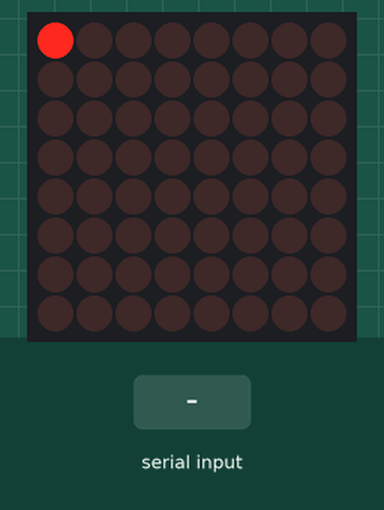
This sketch was run on a simulated Arduino Leonardo, built with avr-gcc and run on an emulated ATmega32U4. Parts: 8×8 LED matrix. Inputs (shaded band) come from the test bench. Random numbers use the default seed unless the sketch sets one; what the sketch prints to the serial monitor is not drawn.

Above: at 1.07 s.
1.3 s: "0" received over Serial
At 2.11 s:
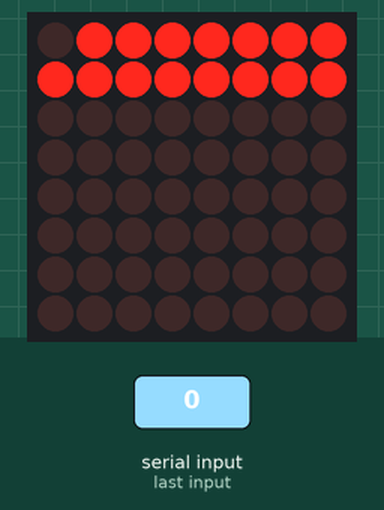
3.0 s: "s" received over Serial
4.6 s: "d" received over Serial
At 6.14 s:
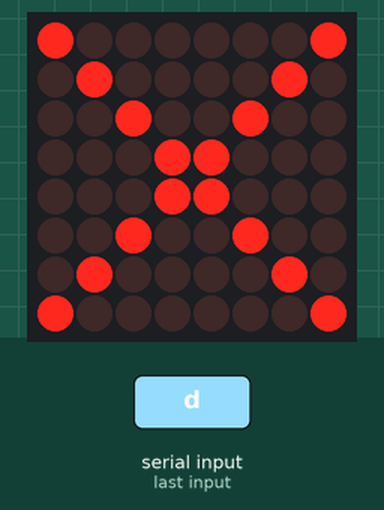
7.5 s: "s" received over Serial
At 8.7 s:
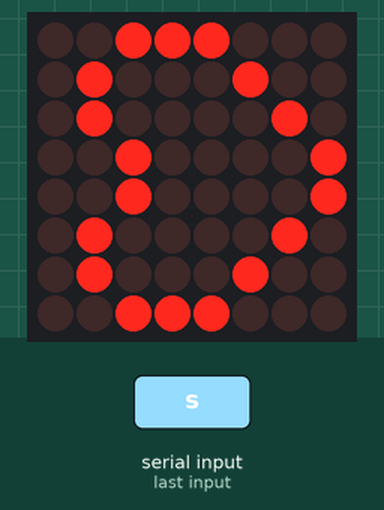
10.5 s: "u" received over Serial
At 10.68 s:
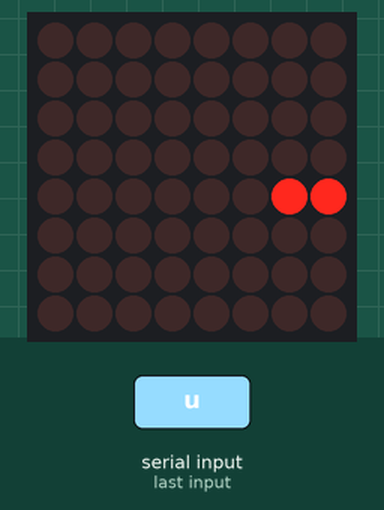
13.2 s: "r" received over Serial
At 13.38 s:
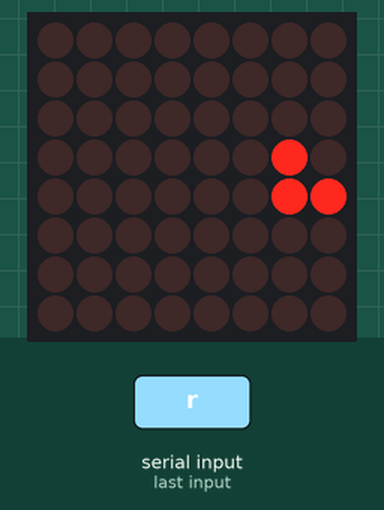

Measured:
- what the display in image 3 shows lasts 1.5 s, from 7.6 s to 9.1 s

The sketch:

CharQueue_updated.ino
```cpp
// Include Arduino FreeRTOS library
#include <Arduino_FreeRTOS.h>

// Include queue support
#include <queue.h>

// Include LedControl library to control the LED matrix
#include <LedControl.h>

#define DISPLAY_DELAY 10
#define NEW_DISPLAY_ANIMATION_SPEED 50
#define AFTER_SPRITE_DELAY 1500

QueueHandle_t charQueue;
LedControl lc = LedControl(12,11,10,1);
TaskHandle_t xHandle = NULL;

void newGame();
void updateDisplay(int delta_x, int delta_y);
void squarePattern();
void patternMatching(int num_expected_input);

int led_x;
int led_y;
int pos[8][8] = {0};
int pattern[8][8] = {0};
int init_posY;
int init_posX;
int num_expected_inputs;
char LED_state = '0';
bool first = true;

byte cross[] = {
B10000001,
B01000010,
B00100100,
B00011000,
B00011000,
B00100100,
B01000010,
B10000001
};

byte circle[] = {
B00111100,
B01000010,
B10000001,
B10000001,
B10000001,
B10000001,
B01000010,
B00111100
};

void loop() {}

void TaskReadCommand(void *pvParameters)
{
  (void) pvParameters;
  while (!Serial) {
    vTaskDelay(1);
  }
  for (;;)
  {
     char sensorValue = 0;
     if (Serial.available()){
        sensorValue = Serial.read();
        xQueueSend(charQueue, &sensorValue, portMAX_DELAY);
     }
     vTaskDelay(1);
  }
}

void TaskDisplay(void * pvParameters) {
  (void) pvParameters;

  // Wait for serial port to connect. Needed for native USB, on LEONARDO, MICRO, YUN, and other 32u4 based boards.
  while (!Serial) {
    vTaskDelay(1);
  }

  char valueFromQueue;

  for (;;)
  {
    /**
     * Read an item from a queue.
     * https://www.freertos.org/a00118.html
     */
    if (xQueueReceive(charQueue, &valueFromQueue, portMAX_DELAY) == pdPASS) {
      Serial.print(valueFromQueue);

      if (LED_state == '0'){
         GameOpening();
         LED_state = '1';
      }
      if (LED_state == '1'){
        if (valueFromQueue == 's'){
          newGame();
          LED_state = '2';
        }
      }
      else if (LED_state == '2'){
        switch(valueFromQueue){
          case 'u':
            updateDisplay(-1, 0);
            break;
          case 'd':
            updateDisplay(1, 0);
            break;
          case 'r':
            updateDisplay(0, -1);
            break;
          case 'l':
            updateDisplay(0, 1);
            break;
          case '/': // upper right diagonal
            updateDisplay(-1, -1);
            break;
          case '\\': // lower right diagonal
            updateDisplay(1, -1);
            break;
          case '*': // upper left diagonal
            updateDisplay(-1, 1);
            break;
          case '$': // lower left diagonal
            updateDisplay(1, 1);
            break;
       }
       if (!first){
        if (led_x == init_posX && led_y == init_posY){
          patternMatching(num_expected_inputs);
          LED_state = '1';
        }
        else {
          LED_state = '2';
        }
      }
    }
  }
 }
}

void squarePattern(){
  Serial.print("\nLet's Draw Square!");
  for (int i = 0; i < 8; i++){
    for (int j = 0; j < 8; j++){
      if (i == 0 || i == 7){
        pattern[i][j] = 1;
        lc.setLed(0, i, j, 1);
      }
      else if (j == 0 || j == 7){
        pattern[i][j] = 1;
        lc.setLed(0, i, j, 1);
      }
    }
  }
  delay(AFTER_SPRITE_DELAY);
  lc.clearDisplay(0);
}

void heartPattern(){
  Serial.print("\nLet's Draw Heart!");
  int count = 0;
  for (int j = 0; j < 8; j++){
    for (int i = 0; i < 8; i++){
        if (j == 1){
          pattern[1][j] = 1;
          pattern[2][j] = 1;
          pattern[5][j] = 1;
          pattern[6][j] = 1;
          lc.setLed(0, 1, j, 1);
          lc.setLed(0, 2, j, 1);
          lc.setLed(0, 5, j, 1);
          lc.setLed(0, 6, j, 1);
        }
        else if (j == 2 || j == 3 || j == 4){
          if (j == 2){
            pattern[3][j] = 1;
            pattern[4][j] = 1;
            lc.setLed(0, 3, j, 1);
            lc.setLed(0, 4, j, 1);
          }
          pattern[0][j] = 1;
          pattern[7][j] = 1;
          lc.setLed(0, 0, j, 1);
          lc.setLed(0, 7, j, 1);
        }
        else if (j == 5){
          pattern[1][j] = 1;
          pattern[6][j] = 1;
          lc.setLed(0, 1, j, 1);
          lc.setLed(0, 6, j, 1);
        }
        else if (j == 6){
          pattern[2][j] = 1;
          pattern[5][j] = 1;
          lc.setLed(0, 2, j, 1);
          lc.setLed(0, 5, j, 1);
        }
        else if (j == 7){
          pattern[3][j] = 1;
          pattern[4][j] = 1;
          lc.setLed(0, 3, j, 1);
          lc.setLed(0, 4, j, 1);
        }
      }
   }
  delay(AFTER_SPRITE_DELAY);
  lc.clearDisplay(0);
}

void trianglePattern(){
  Serial.print("\nLet's Draw Triangle!");
  for (int i = 0; i < 8; i++){
    for (int j = 0; j < 8; j++){
      if (j == 7 || j == 7 - i){
        pattern[i][j] = 1;
        lc.setLed(0, i, j, 1);
      }
      if (i == 7){
        pattern[i][j] = 1;
        lc.setLed(0, i, j, 1);
      }
    }
  }
  delay(AFTER_SPRITE_DELAY);
  lc.clearDisplay(0);
}

// Function to compute the score of how good the player matches a pattern
// The following is the method of calculation basically using euclidean distance method
// score = {1 - abs(# of expected inputs - # of inputs)/(# of expected inputs)} * {1 - (expected value in the pattern vector - value in the position vector))/# of array} * 100
void patternMatching(int num_expected_inputs){
  float num_diff = 0;
  float score = 0;
  float num_input = 0;

  for (int i = 0; i < 8; i++){
    for (int j = 0; j < 8; j++){
      if (pattern[i][j] != pos[i][j]){
        num_diff++;
      }
      if (pos[i][j] == 1){
        num_input++;
      }
    }
  }

  score = (1 - abs(num_expected_inputs - num_input)/num_expected_inputs)*((64 - num_diff)/64)*100;

  if (num_diff == 0){
    Serial.println("\nSuccess! Good Job!");
    setSprite(circle);
  }
  else {
    char buffer[30];
    int matching_score = score;
    sprintf(buffer, "\nFail! The Matching Score Is %d", matching_score);
    Serial.println(buffer);
    setSprite(cross);
  }
  delay(AFTER_SPRITE_DELAY);
  lc.clearDisplay(0);
  memset(pos, 0, sizeof(pos));
  vTaskSuspend( xHandle );
}

void setSprite(byte *sprite){
    for(int r = 0; r < 8; r++){
        lc.setRow(0, r, sprite[r]);
    }
}

void setInitPosition(int y, int x){
   lc.setLed(0, y, x, 1);
   init_posY = y;
   init_posX = x;
   led_y = y;
   led_x = x;
}

void updateDisplay(int delta_x, int delta_y){
  lc.setLed(0, led_y, led_x,1);
  if ((led_x + delta_x <= 7 && led_x + delta_x >= 0) && (led_y + delta_y <= 7 && led_y + delta_y >= 0)){
    led_y += delta_y;
    led_x += delta_x;
  }
  else if ((led_x + delta_x > 7 || led_x + delta_x < 0) && (led_y + delta_y <= 7 && led_y + delta_y >= 0)){
    if (delta_x == 0 || delta_y == 0){ // if not diagonal movement
      led_y += delta_y;
    }
  }
  else if ((led_x + delta_x <= 7 && led_x + delta_x >= 0) && (led_y + delta_y > 7 || led_y + delta_y < 0)){
    if (delta_x == 0 || delta_y == 0){ // if not diagonal movement
      led_x += delta_x;
    }
  }
  lc.setLed(0, led_y, led_x,1);
  pos[led_y][led_x] = 1;
  first = false;
}

void GameOpening(){
  lc.clearDisplay(0);
  Serial.print("\nNew Game Is Started!");
  for(int r = 0; r < 8; r++){
    for(int c = 0; c < 8; c++){
      lc.setLed(0, r, c, HIGH);
      delay(NEW_DISPLAY_ANIMATION_SPEED);
    }
  }
  lc.clearDisplay(0);
}

void newGame() {
    memset(pos, 0, sizeof(pos));
    first = true;
    int pattern = rand()%3+1;
    switch(pattern){
      case 1:
        squarePattern();
        setInitPosition(0,0);
        num_expected_inputs = 28;
        break;
      case 2:
        trianglePattern();
        setInitPosition(7,7);
        num_expected_inputs = 21;
        break;
      case 3:
        heartPattern();
        setInitPosition(4,7);
        num_expected_inputs = 18;
        break;
    }
    vTaskResume( xHandle );
}

/* On Board Blink */
void TaskBlink(void *pvParameters)
{
  (void) pvParameters;

  for (;;)
  {
    lc.setLed(0, led_y, led_x,0);
    vTaskDelay( 200 / portTICK_PERIOD_MS );
    lc.setLed(0, led_y, led_x,1);
    vTaskDelay( 200 / portTICK_PERIOD_MS );
  }
}

void setup() {
  lc.shutdown(0,false);
  lc.setIntensity(0, 8);
  lc.clearDisplay(0);

  /**
   * Create a queue.
   * https://www.freertos.org/a00116.html
   */
  charQueue = xQueueCreate(10, // Queue length
                              sizeof(char) // Queue item size
                              );

  if (charQueue != NULL) {

    // Create task that consumes the queue if it was created.
    xTaskCreate(TaskDisplay, // Task function
                "Display", // A name just for humans
                128,  // This stack size can be checked & adjusted by reading the Stack Highwater
                NULL,
                2, // Priority, with 3 (configMAX_PRIORITIES - 1) being the highest, and 0 being the lowest.
                NULL);


    // Create task that publish data in the queue if it was created.
    xTaskCreate(TaskReadCommand, // Task function
                "ReadCommand", // Task name
                128,  // Stack size
                NULL,
                2, // Priority
                NULL);

    xTaskCreate(TaskBlink, // Task function
              "Blink", // Task name
              128, // Stack size
              NULL,
              0, // Priority
              &xHandle);

  }

  Serial.begin(9600);

}
```
